Frame 1 (no input): blank canvas, image omitted
Frame 60 (the mouse pressed at the canvas centre just before this capture): blank canvas, image omitted
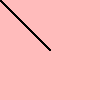
Frame 120 (the mouse held since frame 60 and released just before this capture)

The Processing sketch whose frames 1 and 60 were blank and that drew this single picture after the mouse press (run headless with seeded random() and noise(); from frame 60 on, the mouse is pressed at the canvas centre):

// Processing sketch: sketch_130707a
// ── sketch_130707a.pde
void setup() {
  background(#FFBBBB);
}

void draw() {
  line(0, 0, mouseX, mouseY);  
}
